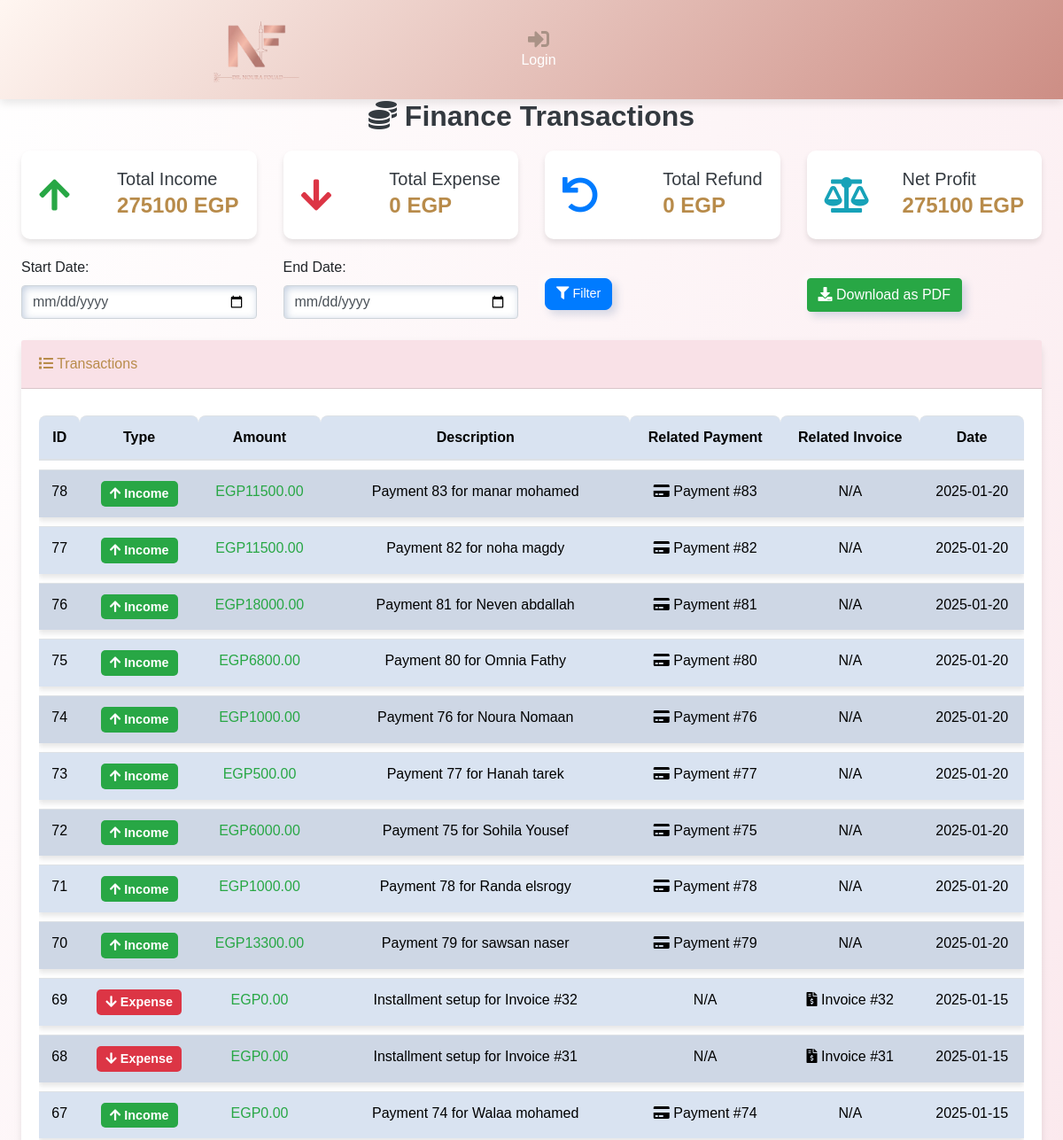
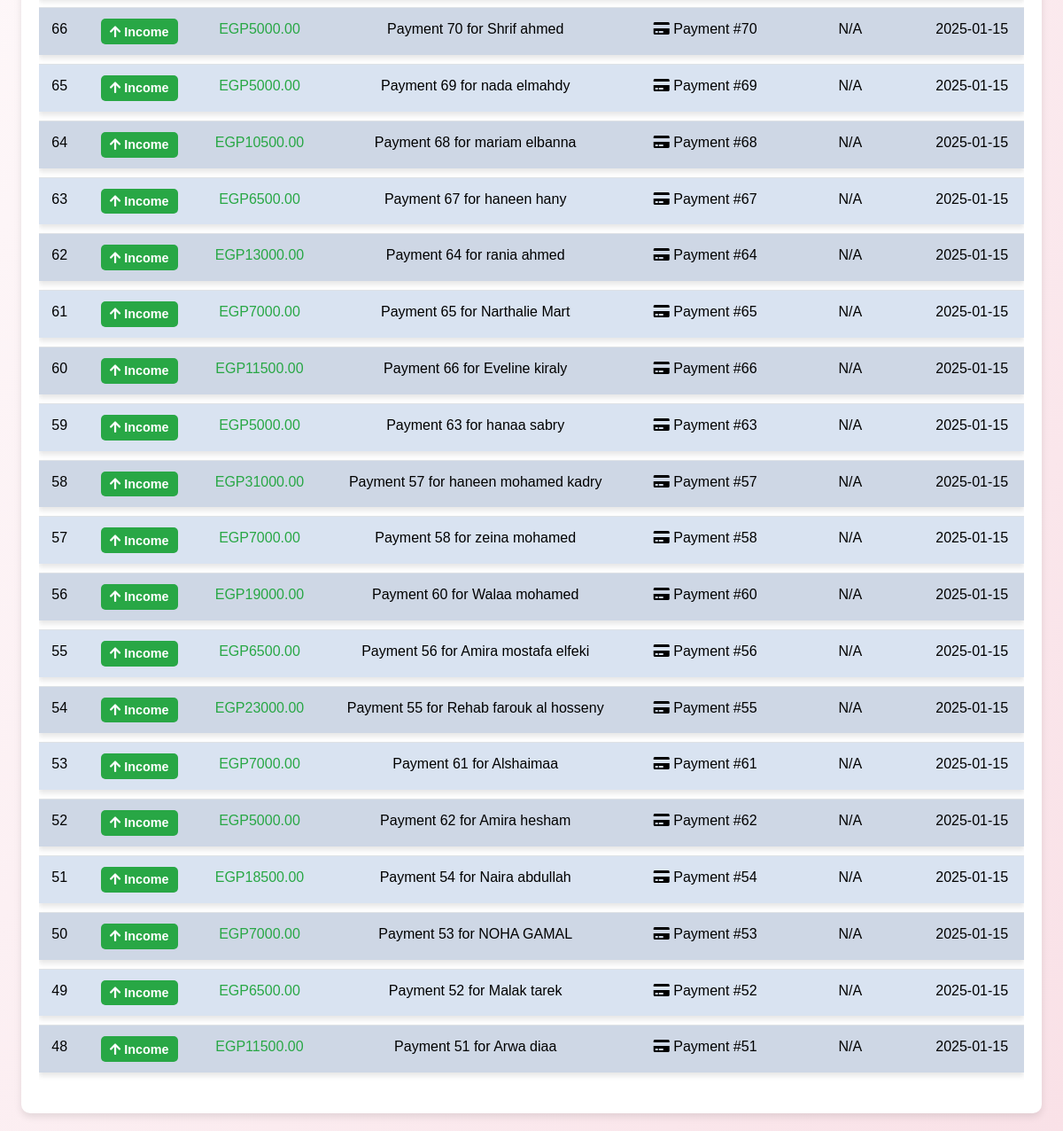
Screenshot of /finances/ with the database file from the repository (2 pictures, top to bottom).
### webapp/models.py (models this page shows, shortened)
class Finance(models.Model):
    TRANSACTION_TYPE_CHOICES = [
        ('Income', 'Income'),
        ('Expense', 'Expense'),
        ('Refund', 'Refund'),
    ]
    transaction_type = models.CharField(max_length=20, choices=TRANSACTION_TYPE_CHOICES)
    amount = models.DecimalField(max_digits=15, decimal_places=2)  # المبلغ
    description = models.TextField(null=True, blank=True)  # وصف المعاملة
    related_payment = models.ForeignKey(Payment, on_delete=models.SET_NULL, null=True, blank=True, related_name='financial_transactions')
    related_invoice = models.ForeignKey(Invoice, on_delete=models.SET_NULL, null=True, blank=True, related_name='financial_transactions')
    created_at = models.DateTimeField(auto_now_add=True)
    date = models.DateField(default=timezone.now)
    class Meta:
        ordering = ['-created_at']

class Payment(models.Model):
    STATUS_CHOICES = [
        ('Paid', 'Paid'),
        ('Pending', 'Pending'),
        ('Cancelled', 'Cancelled'),
    ]
    METHOD_CHOICES = [
        ('INSTAPAY', 'INSTAPAY'),
        ('CASH', 'CASH'),
        ('CREDIT CARD', 'CREDIT CARD'),
        ('E_WALLET', 'E_WALLET'),
    ]
    BRANCH_CHOICES = [
        ('EL_Mohandsen', 'EL_Mohandsen'),
        ('5th_sattelment', '5th_sattelment'),
        ('Naser_city', 'Naser_city'),
    ]
    TYPE_CHOICES = [
        ('Pay', 'Pay'),
        ('Refund', 'Refund'),
    ]
    patient = models.CharField(max_length=100)
    Branch = models.CharField(max_length=50, choices=BRANCH_CHOICES, default='Branch')
    date = models.DateField(null=True, blank=True, default=timezone.now)
    created_at = models.DateTimeField(auto_now_add=True)
    status = models.CharField(max_length=20, choices=STATUS_CHOICES, default='Pending')
    method = models.CharField(max_length=100, choices=METHOD_CHOICES, default='CASH')
    type = models.CharField(max_length=50, choices=TYPE_CHOICES, default='Pay')
    services = models.ManyToManyField(Service, through='PaymentService')
    inventory = models.ManyToManyField(Inventory, through='PaymentInventory')
    class Meta:
        ordering = ['-created_at']

class Invoice(models.Model):
    PAYMENT_METHODS = [
        ('Cash', 'Cash Payment'),
        ('Installments', 'Installment Payment'),
    ]
    company = models.ForeignKey(Companies, on_delete=models.CASCADE, related_name='invoices')
    item = models.ForeignKey(Inventory, on_delete=models.CASCADE, related_name='invoices')
    quantity_purchased = models.IntegerField()
    quantity_used = models.IntegerField(default=0)
    created_at = models.DateField(auto_now_add=True)
    total_cost = models.DecimalField(max_digits=10, decimal_places=2)
    payment_method = models.CharField(max_length=15, choices=PAYMENT_METHODS, default='Cash')
    is_fully_paid = models.BooleanField(default=False)
    total_paid = models.DecimalField(max_digits=10, decimal_places=2, default=0)
    remaining_amount = models.DecimalField(max_digits=10, decimal_places=2, default=0)
    installments_count = models.IntegerField(null=True, blank=True)
    due_dates = models.JSONField(null=True, blank=True)
    payments = models.JSONField(null=True, blank=True)

### webapp/views.py (the view, shortened to what this page needs)
# urls.py: path('finances/', views.finance_list, name='finance_list'),
def finance_list(request):
    finances = Finance.objects.all()
    start_date = request.GET.get('start_date')
    end_date = request.GET.get('end_date')
    export_pdf = request.GET.get('export_pdf')
    if start_date and end_date:
        finances = finances.filter(
            date__range=[start_date, end_date]  # Use the `date` field for filtering
        )
    total_income = finances.filter(transaction_type='Income').aggregate(Sum('amount'))['amount__sum'] or 0
    total_expense = finances.filter(transaction_type='Expense').aggregate(Sum('amount'))['amount__sum'] or 0
    total_refund = finances.filter(transaction_type='Refund').aggregate(Sum('amount'))['amount__sum'] or 0
    net_profit = total_income - total_expense - total_refund
    context = {
        'finances': finances,
        'start_date': start_date,
        'end_date': end_date,
        'total_income': total_income,
        'total_expense': total_expense,
        'total_refund': total_refund,
        'net_profit': net_profit,
    }
    return render(request, 'web/finance_list.html', context)

### templates/web/finance_list.html (shortened to what this page needs)
{% extends 'base.html' %}
{% block content %}
<!DOCTYPE html>
<html lang="en">
<head>
    <link rel="stylesheet" href="https://stackpath.bootstrapcdn.com/bootstrap/4.5.2/css/bootstrap.min.css">
    <link rel="stylesheet" href="https://cdnjs.cloudflare.com/ajax/libs/font-awesome/5.15.4/css/all.min.css">
</head>
<body>
    <div class="container-fluid">
        <div class="row">
            <main role="main" class="col-md-12 ml-sm-auto col-lg-12 px-4">
                <h1 class="h2">
                    <i class="fas fa-coins"></i> Finance Transactions
                </h1>
                <div class="row">
                    <div class="col-md-6 col-lg-3">
                        <div class="info-box">
                            <i class="fas fa-arrow-up text-success"></i>
                            <div>
                                <h4>Total Income</h4>
                                <p>{{ total_income }} EGP</p>
                            </div>
                        </div>
                    </div>
                    <div class="col-md-6 col-lg-3">
                        <div class="info-box">
                            <i class="fas fa-arrow-down text-danger"></i>
                            <div>
                                <h4>Total Expense</h4>
                                <p>{{ total_expense }} EGP</p>
                            </div>
                        </div>
                    </div>
                    <div class="col-md-6 col-lg-3">
                        <div class="info-box">
                            <i class="fas fa-undo text-primary"></i>
                            <div>
                                <h4>Total Refund</h4>
                                <p>{{ total_refund }} EGP</p>
                            </div>
                        </div>
                    </div>
                    <div class="col-md-6 col-lg-3">
                        <div class="info-box">
                            <i class="fas fa-balance-scale text-info"></i>
                            <div>
                                <h4>Net Profit</h4>
                                <p>{{ net_profit }} EGP</p>
                            </div>
                        </div>
                    </div>
                </div>
                <form method="get" class="row filter-form mb-4">
                    <div class="col-md-6 col-lg-3">
                        <label for="start_date">Start Date:</label>
                        <input type="date" name="start_date" id="start_date" value="{{ start_date }}" class="form-control">
                    </div>
                    <div class="col-md-6 col-lg-3">
                        <label for="end_date">End Date:</label>
                        <input type="date" name="end_date" id="end_date" value="{{ end_date }}" class="form-control">
                    </div>
                    <div class="col-md-6 col-lg-3">
                        <button type="submit" class="btn btn-primary mt-4">
                            <i class="fas fa-filter"></i> Filter
                        </button>
                    </div>
                    <div class="col-md-6 col-lg-3">
                        <button type="submit" name="export_pdf" value="true" class="btn btn-success mt-4">
                            <i class="fas fa-download"></i> Download as PDF
                        </button>
                    </div>
                </form>
                <div class="card">
                    <div class="card-header">
                        <i class="fas fa-list"></i> Transactions
                    </div>
                    <div class="card-body">
                        <div class="table-responsive">
                            <table class="table table-striped">
                                <thead>
                                    <tr>
                                        <th>ID</th>
                                        <th>Type</th>
                                        <th>Amount</th>
                                        <th>Description</th>
                                        <th>Related Payment</th>
                                        <th>Related Invoice</th>
                                        <th>Date</th>
                                    </tr>
                                </thead>
                                <tbody>
                                    {% for finance in finances %}
                                    <tr>
                                        <td>{{ finance.id }}</td>
                                        <td>
                                            <span class="badge {% if finance.transaction_type == 'Income' %}badge-success{% elif finance.transaction_type == 'Expense' %}badge-danger{% else %}badge-primary{% endif %}">
                                                <i class="fas {% if finance.transaction_type == 'Income' %}fa-arrow-up{% elif finance.transaction_type == 'Expense' %}fa-arrow-down{% else %}fa-undo{% endif %}"></i>
                                                {{ finance.transaction_type }}
                                            </span>
                                        </td>
                                        <td>
                                            {% if finance.amount < 0 %}
                                            <span class="text-danger">EGP{{ finance.amount }}</span>
                                            {% else %}
                                            <span class="text-success">EGP{{ finance.amount }}</span>
                                            {% endif %}
                                        </td>
                                        <td>{{ finance.description|default:"N/A" }}</td>
                                        <td>
                                            {% if finance.related_payment %}
                                            <i class="fas fa-credit-card"></i> Payment #{{ finance.related_payment.id }}
                                            {% else %}
                                            N/A
                                            {% endif %}
                                        </td>
                                        <td>
                                            {% if finance.related_invoice %}
                                            <i class="fas fa-file-invoice-dollar"></i> Invoice #{{ finance.related_invoice.id }}
                                            {% else %}
                                            N/A
                                            {% endif %}
                                        </td>
                                        <td>{{ finance.date|date:"Y-m-d " }}</td>
                                    </tr>
                                    {% empty %}
                                    <tr>
                                        <td colspan="7" class="text-center">No transactions found.</td>
                                    </tr>
                                    {% endfor %}
                                </tbody>
                            </table>
                        </div>
                    </div>
                </div>
            </main>
        </div>
    </div>
</body>
</html>
{% endblock %}

### templates/parts/navbar.html (style rules this page uses)
* { box-sizing: border-box; margin: 0; padding: 0; font-family: 'Arial', sans-serif; }

### templates/web/finance_list.html (style rules this page uses)
body { background: linear-gradient(120deg, #ffffff, #f9e1e7); font-family: 'Arial', sans-serif; }
.card { margin-bottom: 20px; border: none; border-radius: 10px; box-shadow: 0 4px 8px rgba(0, 0, 0, 0.1); }
.card-header { background-color: #f9e1e7; color: #b88b4a; border-radius: 10px 10px 0 0; padding: 15px 20px; }
h1.h2 { color: #343a40; font-weight: bold; margin-bottom: 20px; text-align: center; }
.info-box { display: flex; justify-content: space-between; align-items: center; padding: 20px; margin-bottom: 20px; border-radius: 10px; box-shadow: 0 4px 6px rgba(0, 0, 0, 0.1); background: #fff; }
.info-box i { font-size: 2.5rem; margin-right: 15px; color: #b88b4a; }
.info-box h4 { margin: 0; font-size: 1.25rem; color: #343a40; }
.info-box p { margin: 0; font-size: 1.5rem; font-weight: bold; color: #b88b4a; }
table.table { border-collapse: separate; border-spacing: 0 10px; width: 100%; }
table thead th { background-color: #343a40; color: white; font-size: 1rem; text-align: center; border-top-left-radius: 8px; border-top-right-radius: 8px; padding: 10px; }
table tbody tr { background-color: white; box-shadow: 0 4px 6px rgba(0, 0, 0, 0.1); transition: transform 0.2s ease; }
table tbody td { padding: 15px; text-align: center; color: #343a40; font-weight: 500; vertical-align: middle; }
.badge { padding: 0.5em 0.7em; font-size: 0.9em; border-radius: 5px; }
.badge-success { background-color: #28a745; }
.badge-danger { background-color: #dc3545; }
.btn-primary { font-size: 0.9em; border-radius: 8px; transition: background-color 0.3s ease; }
.table-responsive { overflow-x: auto; }

### rows the page displays
Finance: id "78", transaction_type "Income", amount "11500.00", description "Payment 83 for manar mohamed", related_payment.id "83", shows "N/A", date "2025-01-20"
Finance: id "77", transaction_type "Income", amount "11500.00", description "Payment 82 for noha magdy", related_payment.id "82", shows "N/A", date "2025-01-20"
Finance: id "76", transaction_type "Income", amount "18000.00", description "Payment 81 for Neven abdallah", related_payment.id "81", shows "N/A", date "2025-01-20"
Finance: id "75", transaction_type "Income", amount "6800.00", description "Payment 80 for Omnia Fathy", related_payment.id "80", shows "N/A", date "2025-01-20"
Finance: id "74", transaction_type "Income", amount "1000.00", description "Payment 76 for Noura Nomaan", related_payment.id "76", shows "N/A", date "2025-01-20"
Finance: id "73", transaction_type "Income", amount "500.00", description "Payment 77 for Hanah tarek", related_payment.id "77", shows "N/A", date "2025-01-20"
Finance: id "72", transaction_type "Income", amount "6000.00", description "Payment 75 for Sohila Yousef", related_payment.id "75", shows "N/A", date "2025-01-20"
Finance: id "71", transaction_type "Income", amount "1000.00", description "Payment 78 for Randa elsrogy", related_payment.id "78", shows "N/A", date "2025-01-20"
Finance: id "70", transaction_type "Income", amount "13300.00", description "Payment 79 for sawsan naser", related_payment.id "79", shows "N/A", date "2025-01-20"
Finance: id "69", transaction_type "Expense", amount "0.00", description "Installment setup for Invoice #32", shows "N/A", related_invoice.id "32", date "2025-01-15"
Finance: id "68", transaction_type "Expense", amount "0.00", description "Installment setup for Invoice #31", shows "N/A", related_invoice.id "31", date "2025-01-15"
Finance: id "67", transaction_type "Income", amount "0.00", description "Payment 74 for Walaa mohamed", related_payment.id "74", shows "N/A", date "2025-01-15"
Finance: id "66", transaction_type "Income", amount "5000.00", description "Payment 70 for Shrif ahmed", related_payment.id "70", shows "N/A", date "2025-01-15"
Finance: id "65", transaction_type "Income", amount "5000.00", description "Payment 69 for nada elmahdy", related_payment.id "69", shows "N/A", date "2025-01-15"
Finance: id "64", transaction_type "Income", amount "10500.00", description "Payment 68 for mariam elbanna", related_payment.id "68", shows "N/A", date "2025-01-15"
Finance: id "63", transaction_type "Income", amount "6500.00", description "Payment 67 for haneen hany", related_payment.id "67", shows "N/A", date "2025-01-15"
Finance: id "62", transaction_type "Income", amount "13000.00", description "Payment 64 for rania ahmed", related_payment.id "64", shows "N/A", date "2025-01-15"
Finance: id "61", transaction_type "Income", amount "7000.00", description "Payment 65 for Narthalie Mart", related_payment.id "65", shows "N/A", date "2025-01-15"
Finance: id "60", transaction_type "Income", amount "11500.00", description "Payment 66 for Eveline kiraly", related_payment.id "66", shows "N/A", date "2025-01-15"
Finance: id "59", transaction_type "Income", amount "5000.00", description "Payment 63 for hanaa sabry", related_payment.id "63", shows "N/A", date "2025-01-15"
Finance: id "58", transaction_type "Income", amount "31000.00", description "Payment 57 for haneen mohamed kadry", related_payment.id "57", shows "N/A", date "2025-01-15"
Finance: id "57", transaction_type "Income", amount "7000.00", description "Payment 58 for zeina mohamed", related_payment.id "58", shows "N/A", date "2025-01-15"
Finance: id "56", transaction_type "Income", amount "19000.00", description "Payment 60 for Walaa mohamed", related_payment.id "60", shows "N/A", date "2025-01-15"
Finance: id "55", transaction_type "Income", amount "6500.00", description "Payment 56 for Amira mostafa elfeki", related_payment.id "56", shows "N/A", date "2025-01-15"
Finance: id "54", transaction_type "Income", amount "23000.00", description "Payment 55 for Rehab farouk al hosseny", related_payment.id "55", shows "N/A", date "2025-01-15"
Finance: id "53", transaction_type "Income", amount "7000.00", description "Payment 61 for Alshaimaa", related_payment.id "61", shows "N/A", date "2025-01-15"
Finance: id "52", transaction_type "Income", amount "5000.00", description "Payment 62 for Amira hesham", related_payment.id "62", shows "N/A", date "2025-01-15"
Finance: id "51", transaction_type "Income", amount "18500.00", description "Payment 54 for Naira abdullah", related_payment.id "54", shows "N/A", date "2025-01-15"
Finance: id "50", transaction_type "Income", amount "7000.00", description "Payment 53 for NOHA GAMAL", related_payment.id "53", shows "N/A", date "2025-01-15"
Finance: id "49", transaction_type "Income", amount "6500.00", description "Payment 52 for Malak tarek", related_payment.id "52", shows "N/A", date "2025-01-15"
Finance: id "48", transaction_type "Income", amount "11500.00", description "Payment 51 for Arwa diaa", related_payment.id "51", shows "N/A", date "2025-01-15"

### other values shown
{{ total_income }} "275100"
{{ total_expense }} "0"
{{ total_refund }} "0"
{{ net_profit }} "275100"
